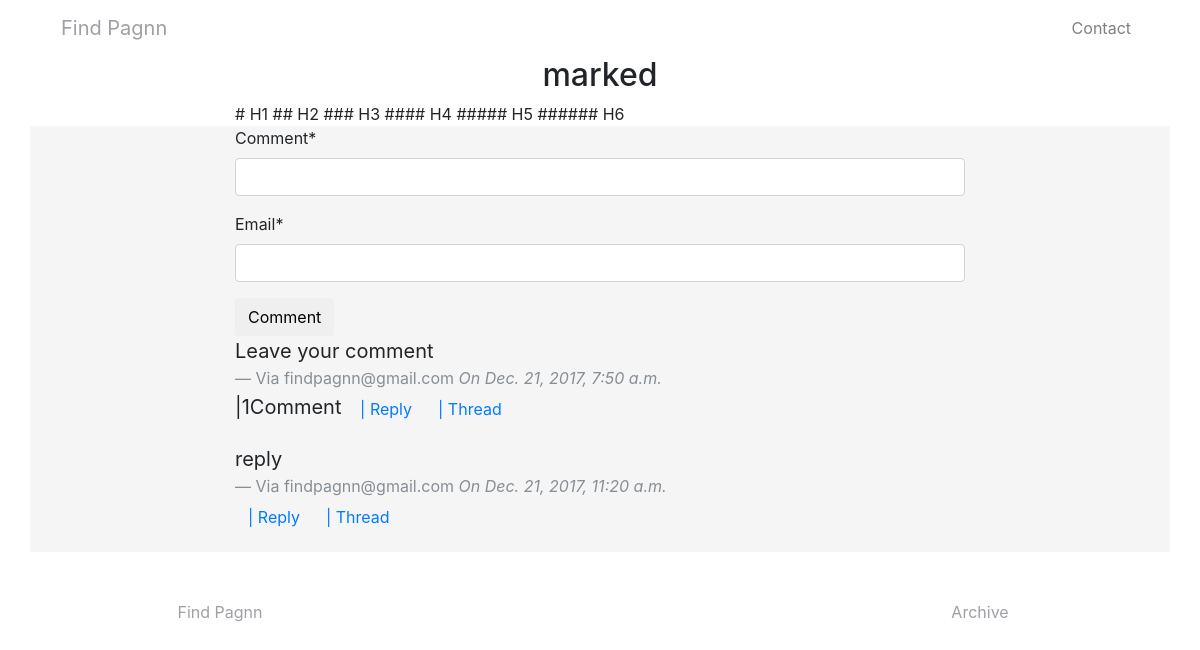
Screenshot of /posts/marked/ with the database file from the repository.
### posts/models.py (models this page shows, shortened)
class Post(models.Model):
	user  = models.ForeignKey(settings.AUTH_USER_MODEL,null=True,blank=True,on_delete=models.SET_NULL)
	title = models.CharField(max_length=120)
	slug  =models.SlugField(unique=True,blank=True)
	image = models.ImageField(upload_to=upload_location,blank=True,null=True,width_field="width_field",height_field="height_field")
	width_field=models.IntegerField(default=0)
	height_field=models.IntegerField(default=0)
	content = models.TextField()
	read_time=models.TimeField(null=True,blank=True)
	description = models.CharField(max_length=120)
	timestamp = models.DateTimeField(auto_now_add=True)
	updated = models.DateTimeField(auto_now=True)
	class Meta:
		ordering=['-timestamp','-updated']
	@property
	def comments(self):
		instance=self
		qs=self.comment_set.all()
		return qs

### comments/models.py (models this page shows, shortened)
class Comment(models.Model):
	email = models.EmailField(default='findpagnn@gmail.com')
	post  = models.ForeignKey(Post,on_delete=models.CASCADE,default=1)
	content = models.CharField(max_length=150)
	timestamp = models.DateTimeField(auto_now_add=True)
	parent =models.ForeignKey('self',null=True,blank=True,on_delete=models.CASCADE)
	objects = CommentManager()
	def children(self):
		return Comment.objects.filter(parent=self)
	def get_absolute_url(self):
		return reverse('comments:thread',kwargs={'pk':self.pk})

### posts/views.py (the view, shortened to what this page needs)
# urls.py: path('<slug:slug>/',PostDetailView.as_view(),name='detail'),
class PostDetailView(DetailView):
	template_name='posts/post_detail.html'
	def get_object(self,*args,**kwargs):
		request=self.request
		slug=self.kwargs.get('slug')
		qs=Post.objects.filter(slug=slug)
		if qs.exists():
			return qs.first()
		return HttpResponse('Post not found.')
	def get_context_data(self,*args,**kwargs):
		context=super(PostDetailView,self).get_context_data(*args,**kwargs)
		instance=context['object']
		comments=instance.comment_set.all().filter(parent=None)
		context['comments']=comments
		commentForm=CommentForm()
		context['commentForm']=commentForm
		return context

### comments/forms.py
class CommentForm(forms.ModelForm):
	content=forms.CharField(widget=forms.TextInput,label='Comment')
	email=forms.EmailField(widget=forms.TextInput)
	class Meta:
		model=Comment
		fields=['content','email']

### comments/models.py (called while the page is built)
	def all(self):
		qs=super(CommentManager,self).filter(parent=None)
		return qs

### templates/posts/post_detail.html (shortened to what this page needs)
{% extends 'base.html' %}
{% load crispy_forms_tags %}
{% block content %}
<div class='row'>
	<div class='col-12 col-md-8 col-md-offset-2 mx-auto text-center'>
	<h2>{{ object.title }}</h2>
	</div>
</div>
<div class='row'>
	<div class='col-12 col-md-8 col-md-offset-2 mx-auto'>
		<div class='content-markdown'>
{{ object.content }}
</div>
</div>
</div>
<div class='row' style='background-color: rgba(0,0,0,.04);'>
	<div class='col-12 col-md-8 col-md-offset-2 mx-auto'>
		<div>
			<form method='POST' action='.'>{% csrf_token %}
				{{ commentForm|crispy }}
				<button class='btn btn-default'>Comment</button>
			</form>
		</div>
		{% if object.comments %}
		{% for comment in object.comments %}
		<blockquote class="blockquote text-left">
  		<p class="mb-0">{{ comment.content }}</p>
 		<footer class="blockquote-footer">Via {{ comment.email }} <cite title="Source Title">On {{ comment.timestamp }}</cite></footer>{% if comment.children.count > 0 %}|{{ comment.children.count }}Comment{% if comment.children.count > 1 %}s{% endif %}{% endif %} <a href="#" class='btn btn-link reply-btn'>| Reply</a><a href="{{ comment.get_absolute_url }}" class='btn btn-link'>| Thread</a>
</blockquote>
		{% endfor %}
		{% endif %}
		</div>
	</div>
{% endblock content %}

### static/css/post.css (style rules this page uses)
a { color:black; }

### rows the page displays
Post: title "marked", content "# H1 ## H2 ### H3 #### H4 ##### H5 ###### H6"
Comment: content "Leave your comment", email "findpagnn@gmail.com", timestamp "Dec. 21, 2017, 7:50 a.m.", children.count "1"
Comment: content "reply", email "findpagnn@gmail.com", timestamp "Dec. 21, 2017, 11:20 a.m."
